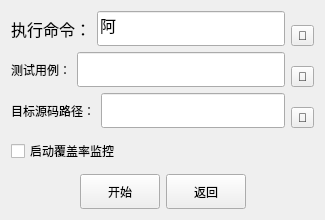
<?xml version="1.0" encoding="UTF-8"?>
<ui version="4.0">
 <class>new_2</class>
 <widget class="QWidget" name="new_2">
  <property name="enabled">
   <bool>true</bool>
  </property>
  <property name="sizePolicy">
   <sizepolicy hsizetype="Preferred" vsizetype="Fixed">
    <horstretch>0</horstretch>
    <verstretch>0</verstretch>
   </sizepolicy>
  </property>
  <property name="minimumSize">
   <size>
    <width>325</width>
    <height>220</height>
   </size>
  </property>
  <property name="maximumSize">
   <size>
    <width>16777215</width>
    <height>220</height>
   </size>
  </property>
  <property name="windowTitle">
   <string>new</string>
  </property>
  <layout class="QGridLayout" name="gridLayout">
   <item row="4" column="0">
    <layout class="QHBoxLayout" name="horizontalLayout_3">
     <item>
      <spacer name="horizontalSpacer">
       <property name="orientation">
        <enum>Qt::Horizontal</enum>
       </property>
       <property name="sizeHint" stdset="0">
        <size>
         <width>40</width>
         <height>20</height>
        </size>
       </property>
      </spacer>
     </item>
     <item>
      <widget class="QPushButton" name="start_button">
       <property name="sizePolicy">
        <sizepolicy hsizetype="MinimumExpanding" vsizetype="MinimumExpanding">
         <horstretch>0</horstretch>
         <verstretch>0</verstretch>
        </sizepolicy>
       </property>
       <property name="text">
        <string>开始</string>
       </property>
      </widget>
     </item>
     <item>
      <widget class="QPushButton" name="back_button">
       <property name="sizePolicy">
        <sizepolicy hsizetype="MinimumExpanding" vsizetype="MinimumExpanding">
         <horstretch>0</horstretch>
         <verstretch>0</verstretch>
        </sizepolicy>
       </property>
       <property name="text">
        <string>返回</string>
       </property>
      </widget>
     </item>
     <item>
      <spacer name="horizontalSpacer_2">
       <property name="orientation">
        <enum>Qt::Horizontal</enum>
       </property>
       <property name="sizeHint" stdset="0">
        <size>
         <width>40</width>
         <height>20</height>
        </size>
       </property>
      </spacer>
     </item>
    </layout>
   </item>
   <item row="3" column="0">
    <layout class="QHBoxLayout" name="horizontalLayout_2">
     <item>
      <widget class="QCheckBox" name="coverage_checkbox">
       <property name="sizePolicy">
        <sizepolicy hsizetype="Minimum" vsizetype="MinimumExpanding">
         <horstretch>0</horstretch>
         <verstretch>0</verstretch>
        </sizepolicy>
       </property>
       <property name="text">
        <string>启动覆盖率监控</string>
       </property>
      </widget>
     </item>
     <item>
      <spacer name="horizontalSpacer_3">
       <property name="orientation">
        <enum>Qt::Horizontal</enum>
       </property>
       <property name="sizeHint" stdset="0">
        <size>
         <width>40</width>
         <height>20</height>
        </size>
       </property>
      </spacer>
     </item>
    </layout>
   </item>
   <item row="1" column="0">
    <layout class="QHBoxLayout" name="horizontalLayout">
     <item>
      <widget class="QLabel" name="label_testcase">
       <property name="text">
        <string>测试用例：</string>
       </property>
      </widget>
     </item>
     <item>
      <widget class="QLineEdit" name="input_testcase">
       <property name="sizePolicy">
        <sizepolicy hsizetype="Expanding" vsizetype="MinimumExpanding">
         <horstretch>0</horstretch>
         <verstretch>0</verstretch>
        </sizepolicy>
       </property>
       <property name="minimumSize">
        <size>
         <width>0</width>
         <height>35</height>
        </size>
       </property>
      </widget>
     </item>
     <item>
      <layout class="QVBoxLayout" name="verticalLayout_2">
       <item>
        <spacer name="verticalSpacer">
         <property name="orientation">
          <enum>Qt::Vertical</enum>
         </property>
         <property name="sizeHint" stdset="0">
          <size>
           <width>20</width>
           <height>0</height>
          </size>
         </property>
        </spacer>
       </item>
       <item>
        <widget class="QToolButton" name="testcase_path_button">
         <property name="text">
          <string>📂</string>
         </property>
        </widget>
       </item>
      </layout>
     </item>
    </layout>
   </item>
   <item row="2" column="0">
    <layout class="QHBoxLayout" name="horizontalLayout_4">
     <item>
      <widget class="QLabel" name="label_name">
       <property name="text">
        <string>目标源码路径：</string>
       </property>
      </widget>
     </item>
     <item>
      <widget class="QLineEdit" name="source_name">
       <property name="sizePolicy">
        <sizepolicy hsizetype="Expanding" vsizetype="MinimumExpanding">
         <horstretch>0</horstretch>
         <verstretch>0</verstretch>
        </sizepolicy>
       </property>
       <property name="minimumSize">
        <size>
         <width>0</width>
         <height>35</height>
        </size>
       </property>
      </widget>
     </item>
     <item>
      <layout class="QVBoxLayout" name="verticalLayout_3">
       <item>
        <spacer name="verticalSpacer_3">
         <property name="orientation">
          <enum>Qt::Vertical</enum>
         </property>
         <property name="sizeType">
          <enum>QSizePolicy::Expanding</enum>
         </property>
         <property name="sizeHint" stdset="0">
          <size>
           <width>20</width>
           <height>0</height>
          </size>
         </property>
        </spacer>
       </item>
       <item>
        <widget class="QToolButton" name="source_path_button">
         <property name="text">
          <string>📂</string>
         </property>
        </widget>
       </item>
      </layout>
     </item>
    </layout>
   </item>
   <item row="0" column="0">
    <layout class="QHBoxLayout" name="horizontalLayout_5">
     <item>
      <widget class="QLabel" name="label_program">
       <property name="font">
        <font>
         <pointsize>12</pointsize>
        </font>
       </property>
       <property name="text">
        <string>执行命令：</string>
       </property>
      </widget>
     </item>
     <item>
      <widget class="QLineEdit" name="cmd_name">
       <property name="sizePolicy">
        <sizepolicy hsizetype="Expanding" vsizetype="MinimumExpanding">
         <horstretch>0</horstretch>
         <verstretch>0</verstretch>
        </sizepolicy>
       </property>
       <property name="minimumSize">
        <size>
         <width>151</width>
         <height>35</height>
        </size>
       </property>
       <property name="font">
        <font>
         <pointsize>12</pointsize>
        </font>
       </property>
       <property name="text">
        <string>阿</string>
       </property>
      </widget>
     </item>
     <item>
      <layout class="QVBoxLayout" name="verticalLayout">
       <item>
        <spacer name="verticalSpacer_2">
         <property name="orientation">
          <enum>Qt::Vertical</enum>
         </property>
         <property name="sizeHint" stdset="0">
          <size>
           <width>20</width>
           <height>0</height>
          </size>
         </property>
        </spacer>
       </item>
       <item>
        <widget class="QToolButton" name="program_path_button">
         <property name="text">
          <string>📂</string>
         </property>
        </widget>
       </item>
      </layout>
     </item>
    </layout>
   </item>
  </layout>
 </widget>
 <resources/>
 <connections/>
</ui>
